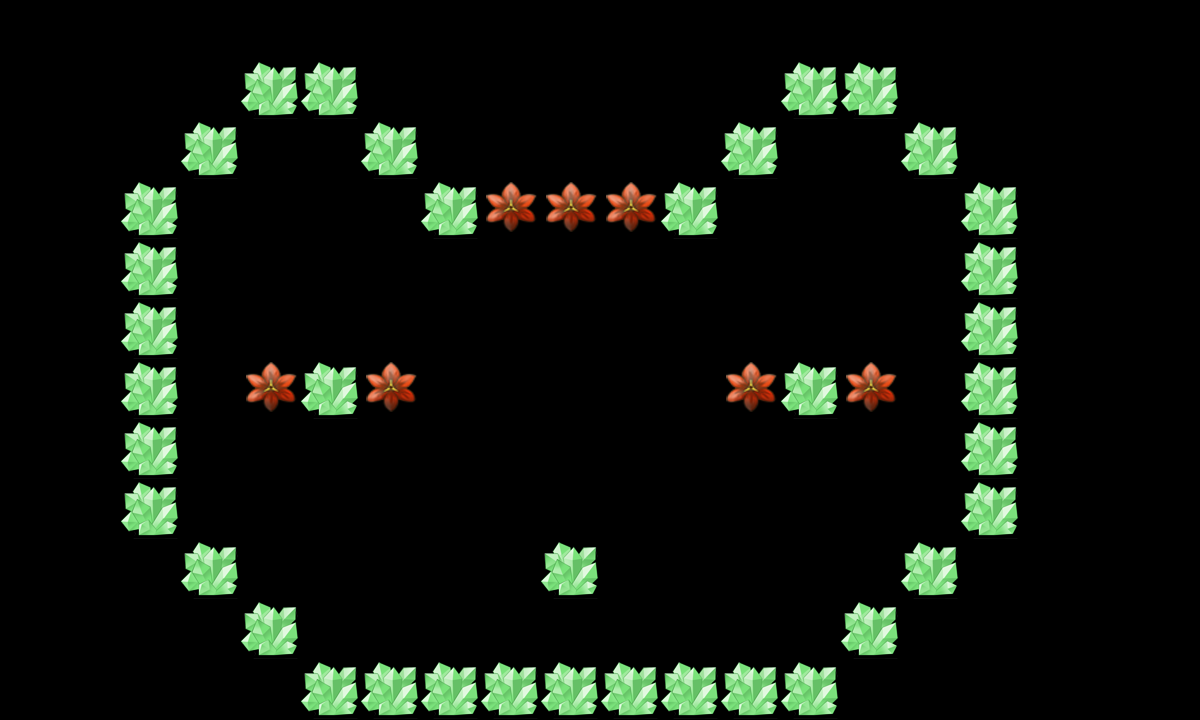

The image is a tile-based game level rendered from a .tmx file. Its description and source (layers, tilesets, objects; grid data summarised) follow:
An orthogonal 20x12 tile map with 60x60 px tiles, 2 tile layers (canDes, cannotDes) and 24 objects (2x p4, re1, re2, tankpoint, re3, ...).

<map version="1.0" orientation="orthogonal" width="20" height="12" tilewidth="60" tileheight="60">
 <tileset firstgid="1" name="tmw_desert_spacing" tilewidth="60" tileheight="60">
  <image source="tmw_desert_spacing.png" width="480" height="300" />
  <tile id="30">
   <properties>
    <property name="canDes" value="1" />
   </properties>
  </tile>
 </tileset>
 <layer name="canDes" width="20" height="12">
  <data>[240 cells, 7 non-empty, 1 distinct tile ids]</data>
 </layer>
 <layer name="cannotDes" width="20" height="12">
  <data>[240 cells, 38 non-empty, 1 distinct tile ids]</data>
 </layer>
 <objectgroup name="spawnPoints" width="20" height="12">
  <object name="re1" x="452" y="94" width="60" height="60" />
  <object name="re2" x="743" y="273" width="60" height="60" />
  <object name="tankpoint" x="622" y="515" width="60" height="60" />
  <object name="re3" x="809" y="156" width="60" height="60" />
  <object name="re4" x="255" y="252" width="60" height="60" />
  <object name="re5" x="622" y="92" width="60" height="60" />
  <object name="re6" x="392" y="449" width="57" height="57" />
 </objectgroup>
 <objectgroup name="roadPoints" width="20" height="12" visible="0">
  <object name="p1" x="120" y="600" width="60" height="60" />
  <object name="p2" x="360" y="600" width="60" height="60" />
  <object name="p3" x="360" y="120" width="60" height="60" />
  <object name="p4" x="720" y="120" width="60" height="60" />
  <object name="p4" x="720" y="120" width="60" height="60" />
  <object name="p5" x="720" y="600" width="60" height="60" />
  <object name="p6" x="960" y="600" width="60" height="60" />
  <object name="p7" x="960" y="60" width="60" height="60" />
  <object name="p8" x="1080" y="60" width="60" height="60" />
 </objectgroup>
 <objectgroup name="bossPoint" width="20" height="12" visible="0">
  <object name="boss1" x="600" y="60" width="60" height="60" />
 </objectgroup>
 <objectgroup name="buildingPoint" width="20" height="12" visible="0">
  <object name="building1" x="600" y="300" width="60" height="60" />
 </objectgroup>
 <objectgroup name="endPoint" width="20" height="12">
  <object name="endpoint" x="536" y="359" width="60" height="60" />
 </objectgroup>
 <objectgroup name="morePoint" width="20" height="12">
  <object name="morepoint" x="269" y="155" width="60" height="60" />
 </objectgroup>
 <objectgroup name="minePoint" width="20" height="12">
  <object name="mine1" x="603" y="243" width="60" height="60" />
  <object name="mine2" x="477" y="599" width="60" height="60" />
  <object name="mine3" x="477" y="242" width="60" height="60" />
  <object name="mine4" x="601" y="603" width="60" height="60" />
 </objectgroup>
</map>
